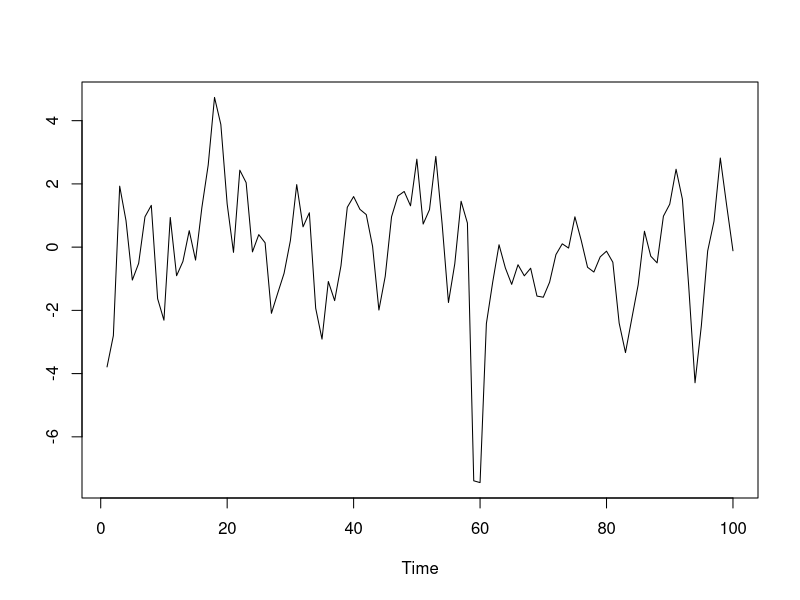
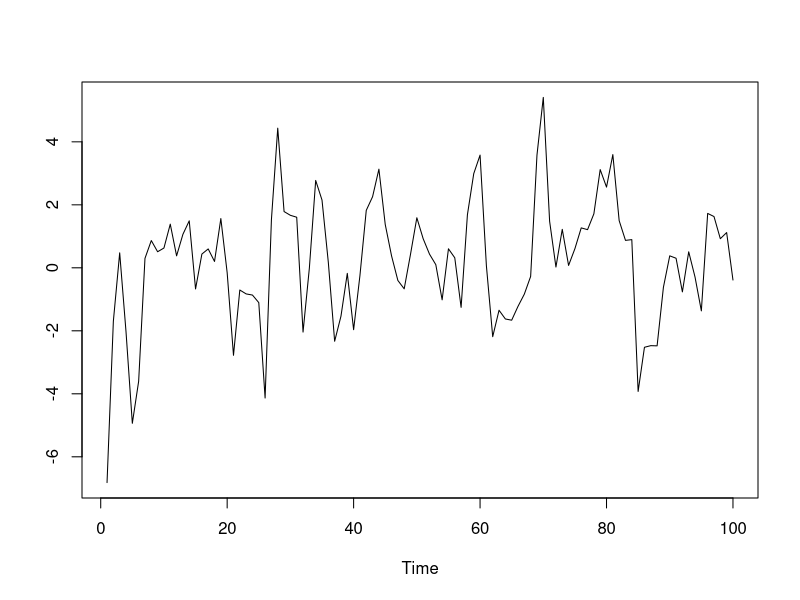
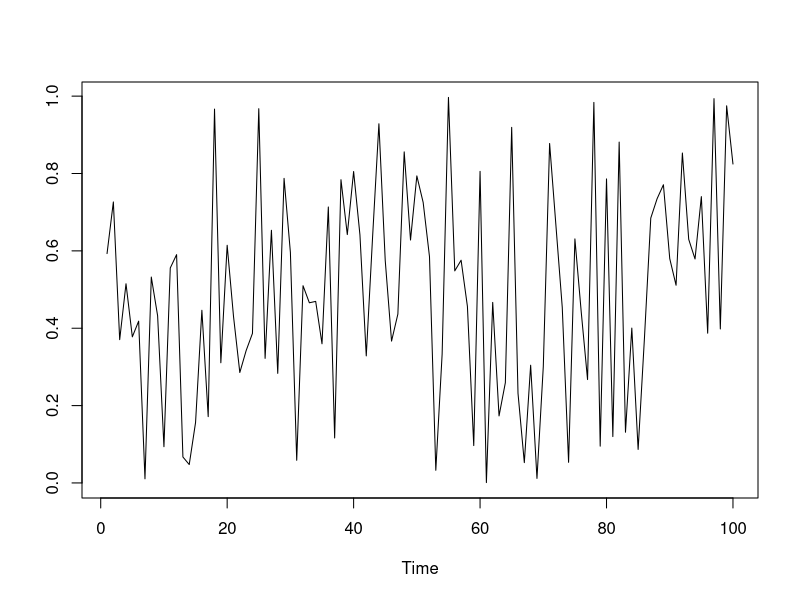
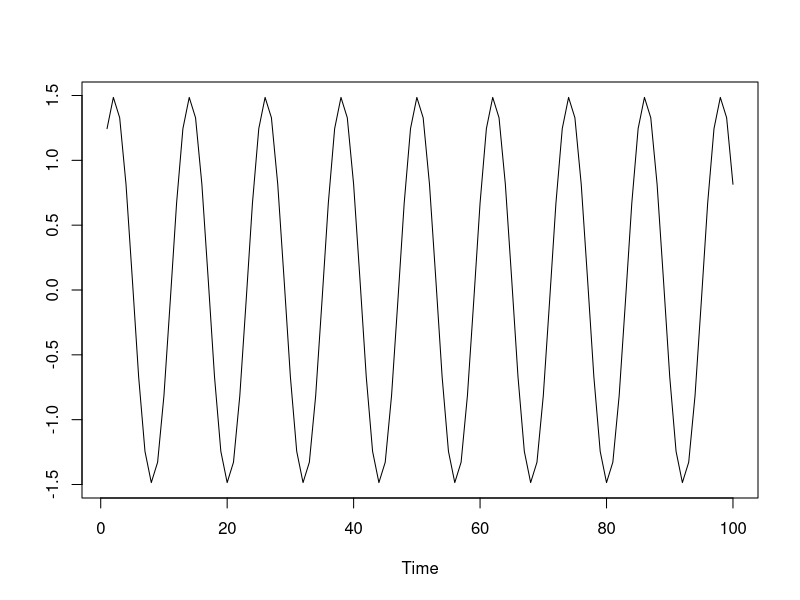
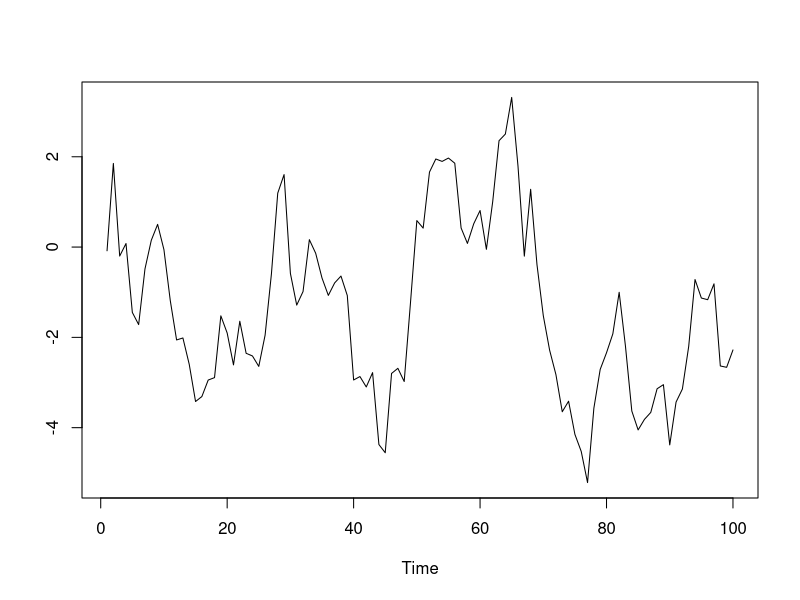

These figures' R source, in order:
## ---- chunk 1
knitr::opts_knit$set(root.dir = 'C:/Users/neide/Documents/GitHub/BEwebinar/Data')
## ---- chunk 2
set.seed(777)
n <- 100
z <- rt(n+1,df=4)		# heavy-tailed input
theta <- .8
x <- z[-1] + theta*z[-(n+1)]
plot(ts(x),xlab="Time",ylab="")
## ---- chunk 3
set.seed(888)
n <- 100
z <- rt(n+1,df=4)		# heavy-tailed input
theta <- .8
x <- z[-1] + theta*z[-(n+1)]
plot(ts(x),xlab="Time",ylab="")
## ---- chunk 4
set.seed(111)
n <- 100
x <- runif(n)
plot(ts(x),xlab="Time",ylab="")
## ---- chunk 5
n <- 100
set.seed(222)
A <- rnorm(1)
set.seed(223)
phi <- 2*pi*runif(1)
lambda <- pi/6
set.seed(224)
x <- A*cos(seq(1,n)*lambda + phi)
plot(ts(x),xlab="Time",ylab="")
## ---- chunk 6
set.seed(333)
n <- 100
z <- rnorm(n)
x <- rep(0,n)
x0 <- 0
x[1] <- x0 + z[1]
for(t in 2:n) { x[t] <- x[t-1] + z[t] }
plot(ts(x),xlab="Time",ylab="")
